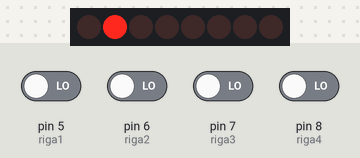
A sketch run on a simulated Arduino Uno, built with avr-gcc and run on an emulated ATmega328P. On the bench: 8 shift-register outputs drawn as a row of LEDs (first output left, lit = HIGH). Wiring (inferred from the names in the program): shift register (74HC595): data pin 11; shift clock pin 13; latch pin 12. Wiring (inferred from the signals the program sends): row of LEDs: on Q0, Q1, Q2, Q3, Q4, Q5, Q6, Q7. The inputs (shaded band) are chosen by the test bench; at power-on: pin 5 (riga1), pin 6 (riga2), pin 7 (riga3), pin 8 (riga4) LOW. What the sketch prints to the serial monitor is not drawn.

Above: at 2.2 s.
2.3 s: pin 5 (riga1) driven HIGH
5.3 s: pin 6 (riga2) driven HIGH
At 6.55 s:
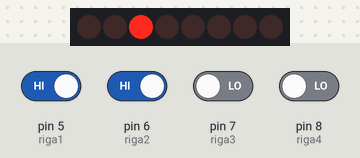
6.8 s: pin 7 (riga3) driven HIGH
At 8.05 s:
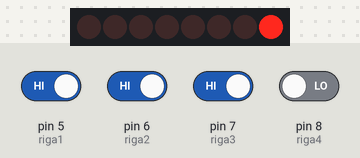
8.3 s: pin 8 (riga4) driven HIGH
At 9.55 s:
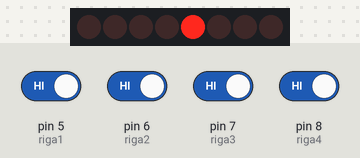
9.8 s: pin 5 (riga1) driven LOW
At 11.05 s:
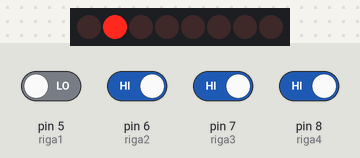
11.3 s: pin 6 (riga2) driven LOW
Timing chart, 0 to 13.8 s (numbered marks = the images above; inputs shaded):
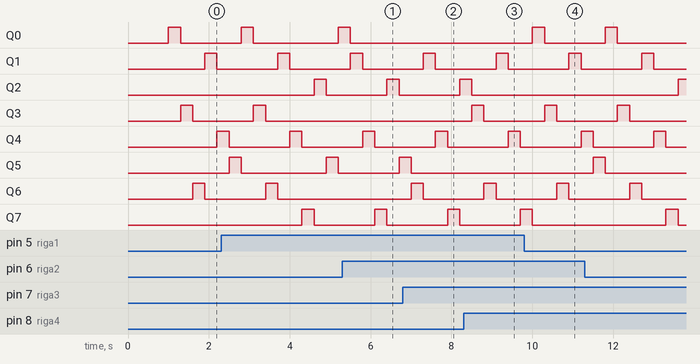

The sketch:

keyboard.ino
```cpp
//definisco i pin come costanti
const int riga1 = 5;
const int riga2 = 6;
const int riga3 = 7;
const int riga4 = 8;
const int clock = 13;
const int latch = 12;
const int data = 11;
const int led = 13;
//il canale è costante
const int comando = 0x90;
//vettore di comandi da mandare al registro
int colonna[] = {B00000001, B00000010, B00000100, B00001000, B00010000, B00100000, B01000000, B10000000};
int i=0;
boolean chkbutton[8][4];
int premo[8][4];
int j;
int a;
//RICORDA: nota 60 = Do 4 (do centrale)

void setup(){
  Serial.begin (31250);
  pinMode (riga1, INPUT);
  pinMode (riga2, INPUT);
  pinMode (riga3, INPUT);
  pinMode (riga4, INPUT);
  pinMode (clock, OUTPUT);
  pinMode (latch, OUTPUT);
  pinMode (data, OUTPUT);
  pinMode (led, OUTPUT);
  /*definisco la corrispondenza matrice-note, devo farlo in due blocchi separati perchè la matrice è sballata, vedi quaderno.
 ATTENZIONE: cambiando tastiera devi cambiare questa sezione!*/
 for(a = 0; a<4; a++)
   {
     for(j = 0; j<8; j++)
      {
      premo[j][a]=67+j+8*a;
      chkbutton[j][a]= false;
      }
     premo[0][a]=67+8+(8*(a));
   }
  premo[6][3]=65;
  premo[7][3]=66;
  premo[0][3]=67;
  delay (1000);
}
void loop (){
  if (i==8)
    i=0;
  digitalWrite(clock,LOW);
  digitalWrite(latch,LOW);
  shiftOut(data, clock, MSBFIRST, colonna[i]);
  digitalWrite(latch,HIGH);
  scanriga_on(riga1, 0, i);
  scanriga_on(riga2, 1, i);
  scanriga_on(riga3, 2, i);
  scanriga_on(riga4, 3, i);
  scanriga_off(riga1, 0, i);
  scanriga_off(riga2, 1, i);
  scanriga_off(riga3, 2, i);
  scanriga_off(riga4, 3, i);
  i++;
}
//funzione per mandare la nota midi. veloc=127 quando accendi la nota, veloc=0 per spegnerla
void notaOn(int nota, int veloc){
  Serial.write(comando);
  Serial.write(nota);
  Serial.write(veloc);
}
//controlla se la riga ha un valore alto, in caso accende la nota
void scanriga_on(int riga_n, int r, int c){
    if (digitalRead(riga_n)==HIGH && !chkbutton[c][r]){
      notaOn(premo[c][r],127);
      chkbutton[c][r]=true;
    }
}
//uguale a prima, ma la spegne
void scanriga_off(int riga_n, int r, int c){
    if (digitalRead(riga_n)==LOW && chkbutton[c][r]){
    notaOn(premo[c][r],0);
    chkbutton[c][r]=false;
   }
}
```
